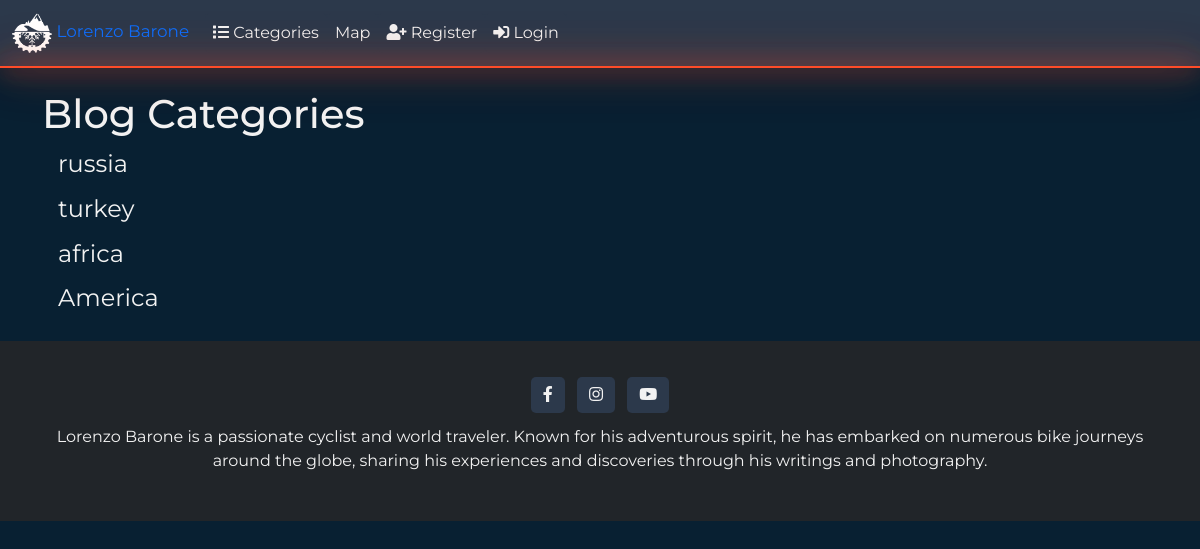
The page /category-list/ on the database as committed earlier.
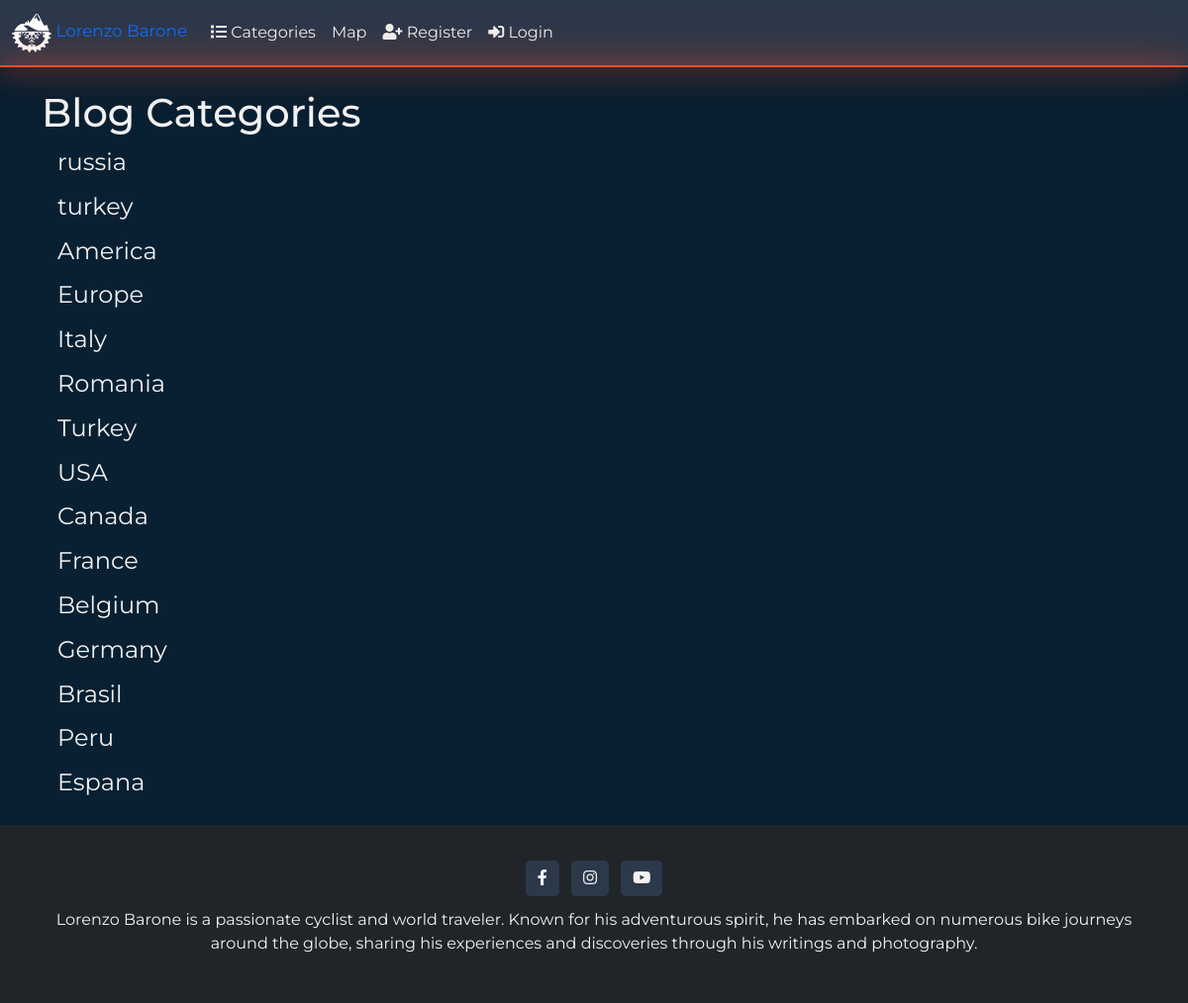
The same page on the database as committed later.
### lorenzo_barone/models.py (models this page shows, shortened)
class Category(models.Model):
    name = models.CharField(max_length=255)
    def __str__(self):
        return self.name

### lorenzo_barone/views.py (the view)
# urls.py: path('category-list/', CategoryListView, name='category-list'),
def CategoryListView(request):
    cat_menu_list = Category.objects.all()
    return render(request, 'category_list.html', {'cat_menu_list': cat_menu_list})

### templates/category_list.html (shortened to what this page needs)
{% extends 'base.html' %}
{% block content %}
    <h1>Blog Categories</h1>
    {% for item in cat_menu_list %}
        <h4><a class="dropdown-item" href="{% url 'category' item|slugify %}">{{ item }}</a></h4>
    {% endfor %}
{% endblock %}

### templates/base.html (shortened to what this page needs)
{% load static %}
<!doctype html>
<html lang="en">
<head>
    <link href="https://cdn.jsdelivr.net/npm/bootstrap@5.1.3/dist/css/bootstrap.min.css" rel="stylesheet"
>
    <link href="https://cdnjs.cloudflare.com/ajax/libs/font-awesome/5.15.3/css/all.min.css" rel="stylesheet">
</head>
<body>
<nav class="navbar sticky-top navbar-expand-lg">
    <div class="container-fluid">
        <a class="navbar-brand" href="{% url 'home' %}">
            <img src="{% static 'lorenzo_barone/images/bianco.png' %}" width="40" height="40"
                 class="rounded-circle" alt=""> Lorenzo Barone
        </a>
        <div class="collapse navbar-collapse" id="navbarScroll">
            <ul class="navbar-nav me-auto my-2 my-lg-0 navbar-nav-scroll" style="--bs-scroll-height: 100px;">
                {% if cat_menu %}
                    <li class="nav-item dropdown">
                        <button class="btn btn-secondary dropdown-toggle" type="button" id="categoryDropdown"
                                data-bs-toggle="dropdown" aria-expanded="false">
                            <i class="fas fa-list"></i> Categories
                        </button>
                        <div class="dropdown-menu" aria-labelledby="categoryDropdown">
                            {% for item in cat_menu %}
                                <a class="dropdown-item" href="{% url 'category' item|slugify %}">{{ item }}</a>
                            {% endfor %}
                        </div>
                    </li>
                {% else %}
                    <li class="nav-item">
                        <a class="nav-link" href="{% url 'category-list' %}">
                            <i class="fas fa-list"></i> Categories
                        </a>
                    </li>
                {% endif %}
<li class="nav-item">
        <a class="nav-link" href="{% url 'map' %}">Map</a>
    </li>
                {% if not user.is_authenticated %}
                    <ul class="navbar-nav ml-auto">
                        <li class="nav-item">
                            <a class="nav-link" href="{% url 'register' %}">
                                <i class="fas fa-user-plus"></i> Register
                            </a>
                        </li>
                        <li class="nav-item">
                            <a class="nav-link" href="{% url 'login' %}">
                                <i class="fas fa-sign-in-alt"></i> Login
                            </a>
                        </li>
                    </ul>
                {% endif %}
            </ul>
        </div>
    </div>
</nav>
<br/>
<div class="container">
    {% block content %}{% endblock %}
</div>
<footer class="bg-dark text-center text-white mt-4 py-3">
    <div class="container p-3">
        <section class="mb-2">
            <a class="btn btn-outline-light btn-floating m-1" href="https://www.facebook.com/LorenzoBaroneBlog?paipv=0&eav=AfZe7-fCCm6B8LRN863iDvJtX6L_5Gfyb6iPWdnTikojDx1OJqYqxwAkmbaLY5zJeV8&_rdr" role="button"><i class="fab fa-facebook-f"></i></a>
            <a class="btn btn-outline-light btn-floating m-1" href="https://www.instagram.com/lorenzbarone/" role="button"><i class="fab fa-instagram"></i></a>
            <a class="btn btn-outline-light btn-floating m-1" href="https://www.youtube.com/user/jovak96" role="button"><i class="fab fa-youtube"></i></a>
        </section>
        <section class="mb-2">
            <p>
                Lorenzo Barone is a passionate cyclist and world traveler. Known for his adventurous spirit, he has embarked on numerous bike journeys around the globe, sharing his experiences and discoveries through his writings and photography.
            </p>
        </section>
    </div>
</footer>
</body>
</html>

### templates/base.html (style rules this page uses)
* { margin: 0; padding: 0; font-family: 'Montserrat', sans-serif; color: #f2f2f2; }
body { background-color: rgb(8, 32, 50); }
.navbar { background-color: rgb(44, 57, 75); position: relative; }
.navbar::after { content: ""; position: absolute; top: 100%; left: 0; width: 100%; height: 2px; background: #FF4C29; box-shadow: 0 0 20px #FF4C29, 0 0 30px #FF4C29, 0 0 40px #FF4C29, 0 0 50px #FF4C29; animation: glow 8s ease-in-out infinite; }
.btn, .nav-link, .dropdown-toggle { border: none; background-color: rgb(44, 57, 75); color: #f2f2f2; transition: all 0.3s ease-in-out; border-radius: 5px; }
.dropdown-item { color: #f2f2f2; border-radius: 5px; }
.navbar-brand { transition: all 0.3s ease-in-out; font-size: 105%; }
.navbar-brand img { transition: all 0.3s ease-in-out; transform: scale(1); }

Rows that differ between the two databases and show on the page:
removed Category: name "africa"
added Category: name "Europe"
added Category: name "Italy"
added Category: name "Romania"
added Category: name "Turkey"
added Category: name "USA"
added Category: name "Canada"
added Category: name "France"
added Category: name "Belgium"
added Category: name "Germany"
added Category: name "Brasil"
added Category: name "Peru"
added Category: name "Espana"
